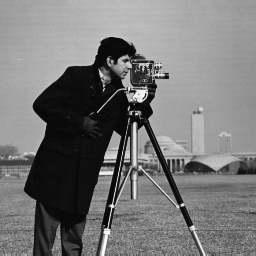
%> input picture 实验二/cameraman.tif, 256 x 256 px
$ octave tuxiang2c.m   (GNU Octave 9; MATLAB toolbox functions it lacks are replaced by stand-ins)
%> lines starting %> are read from the running program, lines starting %| are printed output that depends on the picture
camera = imread('cameraman.tif');
%> camera is the input picture: size 256x256 uint8; min 7, max 253, mean 118.7
background = imopen(camera, strel('disk',15));
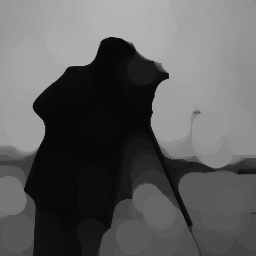
%> background: size 256x256 uint8; min 7, max 180, mean 93.7
camera2 = imsubtract(camera, background);
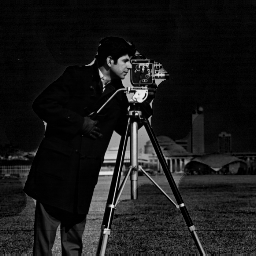
%> camera2: size 256x256 uint8; min 0, max 234, mean 25
subplot(1,2,1);imshow(camera);
subplot(1,2,2);imshow(camera2);

$ run again, with 实验二/cross.tif copied over 实验二/cameraman.tif
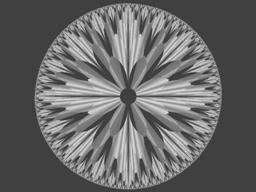
%> input picture 实验二/cross.tif, 256 x 192 px
%> camera is the input picture: size 192x256x3 uint8; min 35, max 227, mean 102.6
%> `background = imopen(camera, strel('disk',15));`:
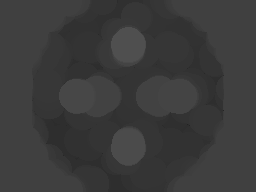
%> background: size 192x256x3 uint8; min 35, max 79, mean 59
%> `camera2 = imsubtract(camera, background);`:
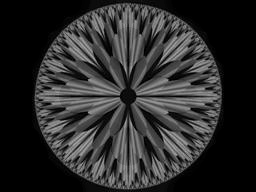
%> camera2: size 192x256x3 uint8; min 0, max 174, mean 43.6

$ run again, with 实验二/flow.tif copied over 实验二/cameraman.tif
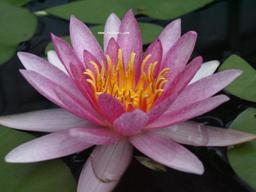
%> input picture 实验二/flow.tif, 256 x 192 px
%> camera is the input picture: size 192x256x3 uint8; mean R, G, B 100.9, 80.9, 83.2
%> `background = imopen(camera, strel('disk',15));`:
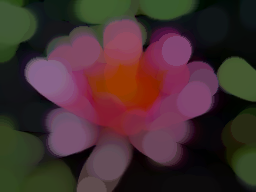
%> background: size 192x256x3 uint8; mean R, G, B 69.2, 46.7, 48.2
%> `camera2 = imsubtract(camera, background);`:
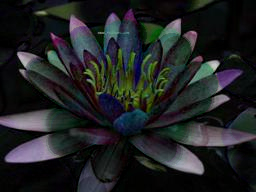
%> camera2: size 192x256x3 uint8; mean R, G, B 31.7, 34.2, 35
